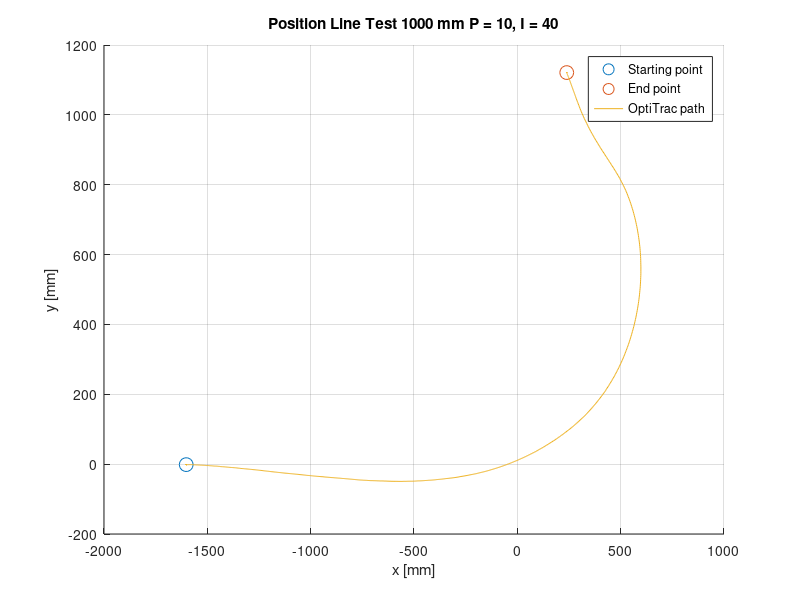

This figure's MATLAB source:
fileID = fopen('P10_I40.txt','r');


tline=fgetl(fileID);
%headers = strsplit(tline,','); kan brukes for å fjerne headers (fjerner
%første linje

formatSpec = '%f%f%f%f%f%f%f%f';
datacell = textscan(fileID,formatSpec,'Delimiter',',');
time = datacell{2};
X = datacell{6};
Z = datacell{7};
Y = datacell{8};

figure(1);
hold on;
plot(X(1,1),Y(1,1),'o','MarkerSize',10);
plot(X(end,1),Y(end,1),'o','MarkerSize',10);
plot(X,Y);
grid on;
title('Position Line Test 1000 mm P = 10, I = 40');
xlabel('x [mm]');
ylabel('y [mm]');
legend('Starting point','End point','OptiTrac path');
hold off;
